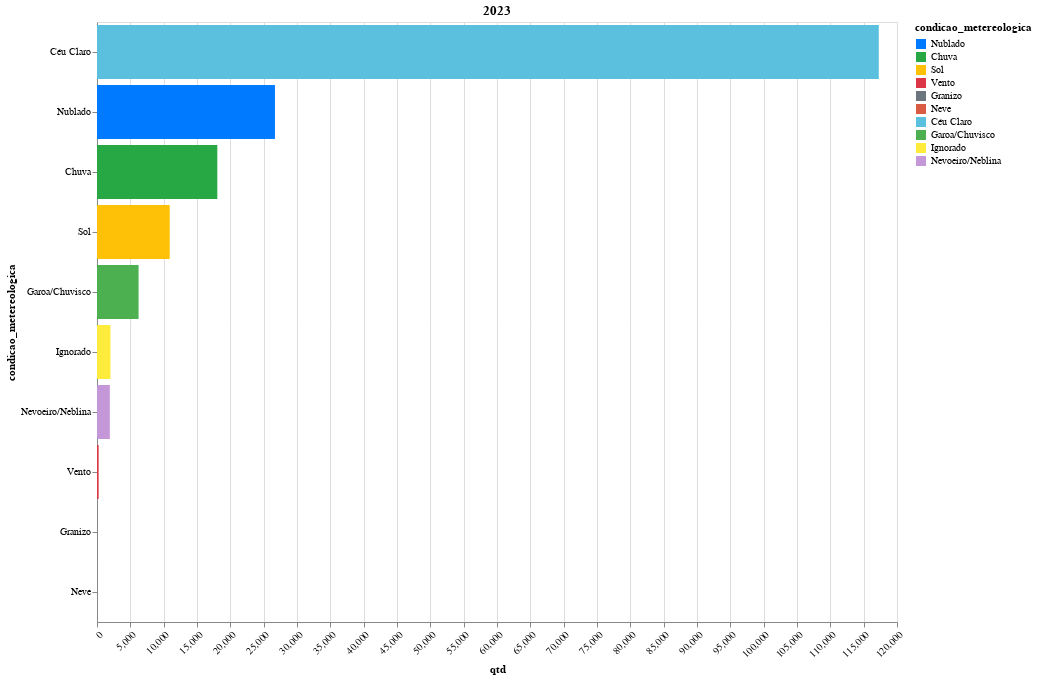

Notebook code for this chart:
### Code cell
df_filtrado_condicao = df_acidentes_condicao_geral[(df_acidentes_condicao_geral['ano'] == '2023')]

grafico1 = gera_grafico_por_condicao_metereologica('2023', df_filtrado_condicao)
grafico1

### Figure 1 — Vega-Lite specification as saved in the notebook (floating-point values rounded to 4 significant figures)
{"config": {"view": {"continuousWidth": 300, "continuousHeight": 300}}, "data": {"name": "data-0e96748aed05d0ac9880485e0e2045ee"}, "mark": {"type": "bar"}, "encoding": {"color": {"field": "condicao_metereologica", "scale": {"domain": ["Nublado", "Chuva", "Sol", "Vento", "Granizo", "Neve", "Céu Claro", "Garoa/Chuvisco", "Ignorado", "Nevoeiro/Neblina"], "range": ["#007bff", "#28a745", "#ffc107", "#dc3545", "#6c757d", "#d95b43", "#5bc0de", "#4caf50", "#ffeb3b", "#c497d9", "#00BFFF", "#32CD32", "#FF00FF", "#FFA500", "#5A87E8", "#00CED1", "#FF7F50", "#228B22", "#FFD700", "#000080", "#FF1493", "#4B0082", "#8A2BE2", "#7FFF00", "#00FFFF", "#008000"]}, "type": "nominal"}, "tooltip": [{"field": "condicao_metereologica", "type": "nominal"}, {"field": "qtd", "type": "quantitative"}], "x": {"axis": {"labelAngle": -45}, "field": "qtd", "type": "quantitative"}, "y": {"axis": {"labelLimit": 200}, "field": "condicao_metereologica", "sort": "-x", "type": "nominal"}}, "height": 600, "params": [{"name": "param_1", "select": {"type": "interval", "encodings": ["x", "y"]}, "bind": "scales"}], "title": "2023", "width": 800, "$schema": "https://vega.github.io/schema/vega-lite/v5.17.0.json", "datasets": {"data-0e96748aed05d0ac9880485e0e2045ee": [{"condicao_metereologica": "Nublado", "qtd": 26693, "ano": "2023"}, {"condicao_metereologica": "Chuva", "qtd": 18048, "ano": "2023"}, {"condicao_metereologica": "Sol", "qtd": 10911, "ano": "2023"}, {"condicao_metereologica": "Vento", "qtd": 245, "ano": "2023"}, {"condicao_metereologica": "Granizo", "qtd": 14, "ano": "2023"}, {"condicao_metereologica": "Neve", "qtd": 1, "ano": "2023"}, {"condicao_metereologica": "Céu Claro", "qtd": 117270, "ano": "2023"}, {"condicao_metereologica": "Garoa/Chuvisco", "qtd": 6235, "ano": "2023"}, {"condicao_metereologica": "Ignorado", "qtd": 2013, "ano": "2023"}, {"condicao_metereologica": "Nevoeiro/Neblina", "qtd": 1925, "ano": "2023"}]}}
